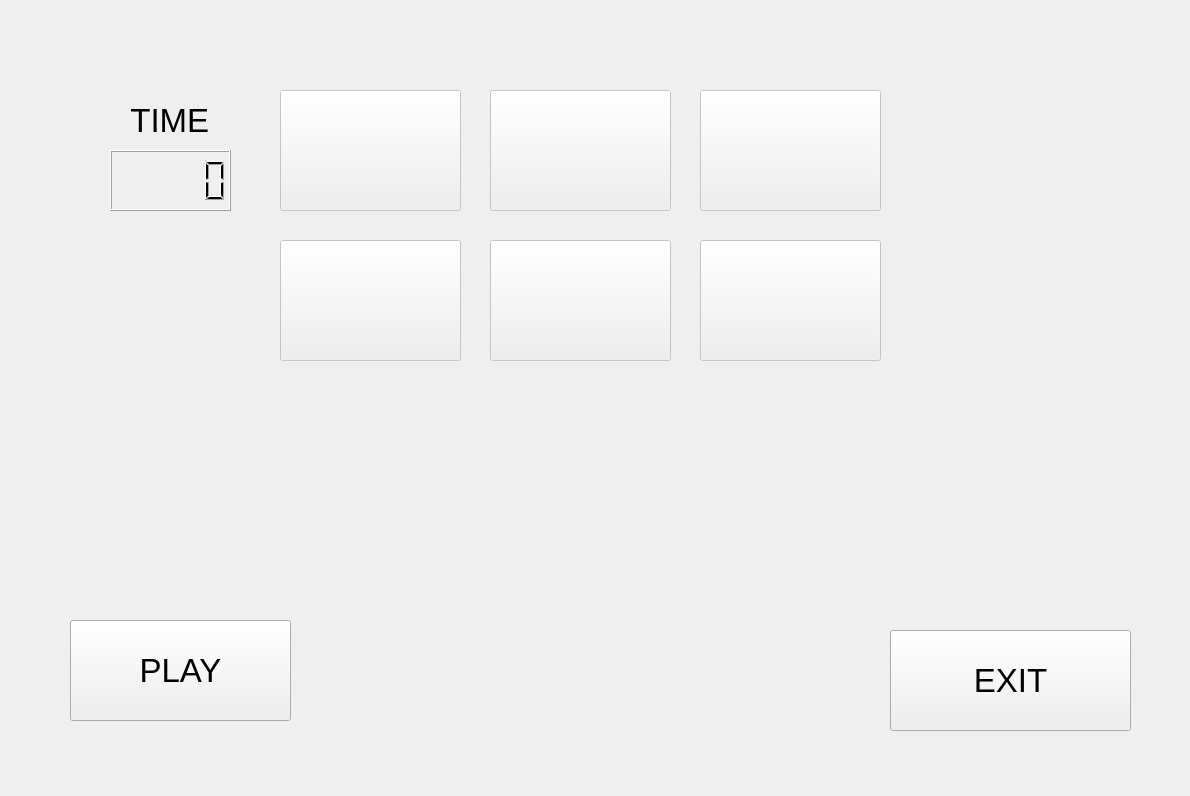
<?xml version="1.0" encoding="UTF-8"?>
<ui version="4.0">
 <class>GameCaglar</class>
 <widget class="QWidget" name="GameCaglar">
  <property name="geometry">
   <rect>
    <x>0</x>
    <y>0</y>
    <width>1190</width>
    <height>796</height>
   </rect>
  </property>
  <property name="windowTitle">
   <string>Form</string>
  </property>
  <widget class="QLabel" name="label">
   <property name="geometry">
    <rect>
     <x>80</x>
     <y>100</y>
     <width>171</width>
     <height>41</height>
    </rect>
   </property>
   <property name="font">
    <font>
     <pointsize>25</pointsize>
    </font>
   </property>
   <property name="text">
    <string> TIME</string>
   </property>
   <property name="alignment">
    <set>Qt::AlignCenter</set>
   </property>
  </widget>
  <widget class="QLCDNumber" name="lcdTimer">
   <property name="geometry">
    <rect>
     <x>110</x>
     <y>150</y>
     <width>121</width>
     <height>61</height>
    </rect>
   </property>
  </widget>
  <widget class="QPushButton" name="pushPlay">
   <property name="geometry">
    <rect>
     <x>70</x>
     <y>620</y>
     <width>221</width>
     <height>101</height>
    </rect>
   </property>
   <property name="font">
    <font>
     <pointsize>25</pointsize>
    </font>
   </property>
   <property name="text">
    <string>PLAY</string>
   </property>
  </widget>
  <widget class="QFrame" name="frameButtons">
   <property name="enabled">
    <bool>false</bool>
   </property>
   <property name="geometry">
    <rect>
     <x>260</x>
     <y>70</y>
     <width>641</width>
     <height>311</height>
    </rect>
   </property>
   <property name="frameShape">
    <enum>QFrame::NoFrame</enum>
   </property>
   <property name="frameShadow">
    <enum>QFrame::Raised</enum>
   </property>
   <widget class="QPushButton" name="pushPicture5">
    <property name="geometry">
     <rect>
      <x>230</x>
      <y>170</y>
      <width>181</width>
      <height>121</height>
     </rect>
    </property>
    <property name="text">
     <string/>
    </property>
   </widget>
   <widget class="QPushButton" name="pushPicture1">
    <property name="geometry">
     <rect>
      <x>20</x>
      <y>20</y>
      <width>181</width>
      <height>121</height>
     </rect>
    </property>
    <property name="styleSheet">
     <string notr="true"/>
    </property>
    <property name="text">
     <string/>
    </property>
   </widget>
   <widget class="QPushButton" name="pushPicture2">
    <property name="geometry">
     <rect>
      <x>230</x>
      <y>20</y>
      <width>181</width>
      <height>121</height>
     </rect>
    </property>
    <property name="text">
     <string/>
    </property>
   </widget>
   <widget class="QPushButton" name="pushPicture6">
    <property name="geometry">
     <rect>
      <x>440</x>
      <y>170</y>
      <width>181</width>
      <height>121</height>
     </rect>
    </property>
    <property name="text">
     <string/>
    </property>
   </widget>
   <widget class="QPushButton" name="pushPicture4">
    <property name="geometry">
     <rect>
      <x>20</x>
      <y>170</y>
      <width>181</width>
      <height>121</height>
     </rect>
    </property>
    <property name="text">
     <string/>
    </property>
   </widget>
   <widget class="QPushButton" name="pushPicture3">
    <property name="geometry">
     <rect>
      <x>440</x>
      <y>20</y>
      <width>181</width>
      <height>121</height>
     </rect>
    </property>
    <property name="text">
     <string/>
    </property>
   </widget>
  </widget>
  <widget class="QPushButton" name="pushExt">
   <property name="geometry">
    <rect>
     <x>890</x>
     <y>630</y>
     <width>241</width>
     <height>101</height>
    </rect>
   </property>
   <property name="font">
    <font>
     <pointsize>25</pointsize>
    </font>
   </property>
   <property name="text">
    <string>EXIT</string>
   </property>
  </widget>
 </widget>
 <resources/>
 <connections/>
</ui>
